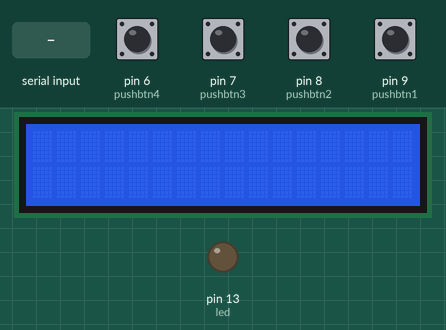
The sketch below on a simulated Arduino Uno, built with avr-gcc and run on an emulated ATmega328P. On the bench: 16×2 character LCD, output pins drawn as LEDs (lit = HIGH). Dashed ring = blinking. Inputs (shaded band) come from the test bench; at power-on: pin 6 (pushbtn4), pin 7 (pushbtn3), pin 8 (pushbtn2), pin 9 (pushbtn1) LOW. What the sketch prints to the serial monitor is not drawn.

Above: at 1.2 s.
1.3 s: "90,45,200\n" received over Serial
At 2.7 s:
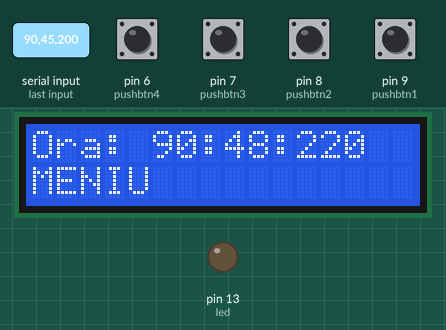
4.3 s: pin 6 (pushbtn4) pulled HIGH for 0.15 s
At 5.3 s:
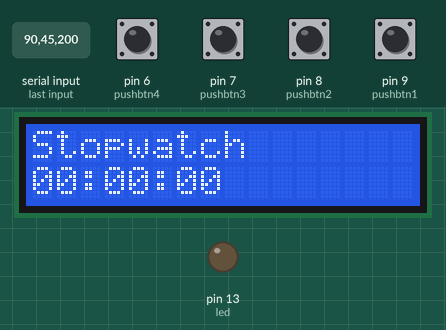
6.0 s: pin 8 (pushbtn2) pulled HIGH for 0.15 s
At 7.8 s:
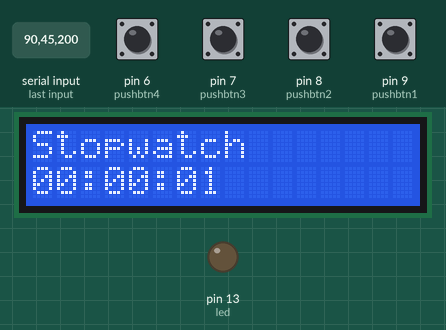
9.1 s: pin 9 (pushbtn1) pulled HIGH for 0.15 s
At 10.8 s:
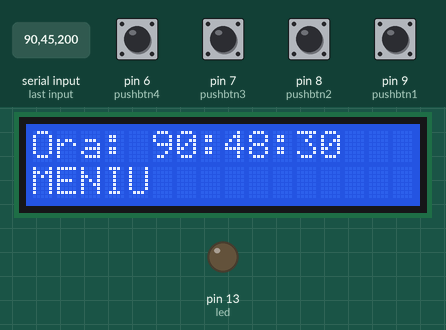
11.6 s: pin 7 (pushbtn3) pulled HIGH for 1 s
At 12.4 s:
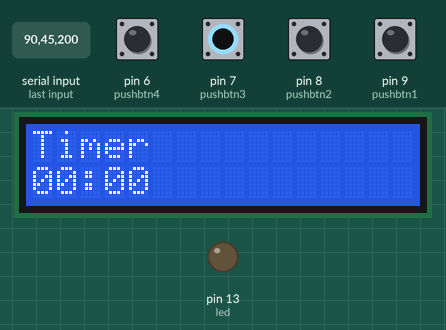
14.1 s: pin 6 (pushbtn4) pulled HIGH for 1 s
At 14.52 s:
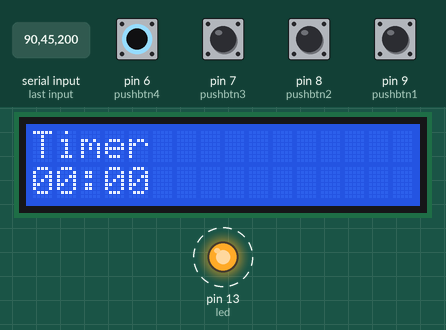
Timing chart, 0 to 17.4 s (numbered marks = the images above; inputs shaded):
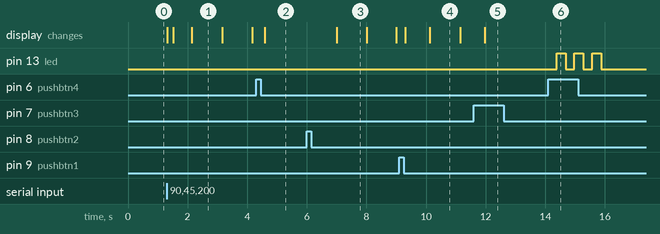

Measured:
- after the input at 1.3 s, the display: first changes at once (image 1 shows a later state)
- after the input at 4.3 s, the display: changes after 0.29 s (image 2)
- after the input at 6.0 s, the display: changes after 1.0 s (image 3)
- after the input at 9.1 s, the display: first changes after 0.21 s (image 4 shows a later state)
- after the input at 11.6 s, the display: changes after 0.36 s (image 5)
- after the input at 14.1 s, pin 13 (led): alternates HIGH for 0.30 s and LOW for 0.30 s, 6 changes in all, then stays LOW, starting after 0.28 s
- what the display in image 1 shows lasts 1.1 s, from 2.1 s to 3.2 s

The sketch:

ArduinoStopwatchProject.ino
```cpp
//Arduino Stopwatch Project

#include <LiquidCrystal.h>;

LiquidCrystal lcd(12, 11, 5, 4, 3, 2);

bool isStopwatch = false, isTimer = false;

const int pushbtn1 = 9; // pentru ceas
const int pushbtn2 = 8; // pentru navigare meniu
const int pushbtn3 = 7; // pentru timer
const int pushbtn4 = 6; // pentru cronometru
const int led = 13; //pentru LED

int hour, minute, second, mls = 0, lastTime = 0, now;
int mode = 0; //modurile de functionare
int k = 0; //pentru citire ora
int var; // variabila navigare meniu

//state-urile butoanelor
int btnstate1;
int btnstate2;
int btnstate3;
int btnstate4;


void setup() {
  lcd.begin(16, 2);

  pinMode(pushbtn1, INPUT);
  pinMode(pushbtn2, INPUT);
  pinMode(pushbtn3, INPUT);
  pinMode(pushbtn4, INPUT);
  pinMode(led, OUTPUT);

  Serial.begin(9600);
}

void loop(){
  if(mode==0){
    if(k<=0)
      readClock(); // citim ora din serial monitor
    clock(); // afisam ora + meniul
  }
  else if(mode==2){
    timer(); // intram in modul timer
  }
  else if(mode==1){
    stopwatch(); // intram in modul cronometru
  }
}


//FUNCTII APASARE BUTOANE
void checkState(){
  btnstate1=digitalRead(pushbtn1);
  btnstate2=digitalRead(pushbtn2);
  btnstate3=digitalRead(pushbtn3);
  btnstate4=digitalRead(pushbtn4);

  if(btnstate1|btnstate2|btnstate3|btnstate4) { // verificam daca s-a apasat un buton
     if(btnstate1==1){
       mode=0; //MENIU
     }
     if(btnstate2==1){
       var = var + 1; // FUNCTIONALITATI
     }
     if(btnstate3==1){
       mode=2; //TIMER
     }
     if(btnstate4==1){
       mode=1; //CRONOMETRU
     }
    }
  else {
        mode=0; //MENIU
    }
}


//FUNCTII PENTRU CEAS
void line() { //scrie o linie noua in serial monitor
  Serial.println("");
}

void readClock(){ // citim ora introdusa de la serial monitor
  Serial.println("Enter current hour:");
  while(Serial.available()==0);
    hour=Serial.parseInt();
    Serial.println(hour);
  line();

  Serial.println("Enter current minute:");
  while(Serial.available()==0);
    minute=Serial.parseInt();
    Serial.println(minute);
  line();

  Serial.println("Enter current second:");
  while(Serial.available()==0);
    second=Serial.parseInt();
    Serial.println(second);
  line();

  k=k+1;
}

void clock(){ // afisare ora
  lcd.setCursor(0,0);
  lcd.print("Ora: ");

  if(hour<10)
    lcd.print("0");
  lcd.print(hour);
  lcd.print(":");

  if(minute<10)
    lcd.print("0");
  lcd.print(minute);
  lcd.print(":");

  if(second<10)
    lcd.print("0");
  lcd.print(second);

  // afisare meniu
  if (var == 0){
      lcd.setCursor(0,1);
        lcd.print("MENIU           ");
    } else if (var == 1) {
      lcd.setCursor(0,1);
      lcd.print(var);
      lcd.print(" - Stopwatch    ");
    } else if (var == 2){
      lcd.setCursor(0,1);
      lcd.print(var);
      lcd.print(" - Timer        ");
    } else {
        lcd.setCursor(0,1);
        lcd.print("MENIU           ");
      var = 0;
    }

 checkState(); // verificam la fiecare 200ms daca s-a apasat un buton
 delay(200);
 runningClock(&hour, &minute, &second, &now, &lastTime, &mls); // apelam functia de actualizare ceas
}

void runningClock(int* _hour,int* _minute, int* _second, int* _now, int* _lastTime, int* _mls){
 int increHour = 0; // increment pt ora
 *_now = (millis()); // calculam cat timp a trecut de la pornire
 *_mls += (*_now-*_lastTime);
 *_lastTime = *_now; // actualizam last_time

 if(*_mls >= 1000){
  *_second += (*_mls/1000); //cresc secundele cu 1
  *_mls %= 1000; // se reseteaza milisecundele
  }

 if(*_second >= 60){
   *_minute += *_second/60; // cresc minutele cu 1
   *_second %= 60; // se reseteaza secundele
  }

 if(*_minute >= 60){
   increHour = *_minute/60; // cresc orele cu 1
    *_minute %= 60; // se reseteaza minutele
  }

  if(increHour % 24==0){ // se reseteaza incrementul pt ora
    increHour = 0;
  }
  else { // se actualizeaza ora
    increHour %= 24;
    if(*_hour == 24){
      *_hour = 0;
    } else if(*_hour + increHour >= 24){
      *_hour = 0;
    } else{
      *_hour=((*_hour + increHour) % 24);
    }
 }
}

//FUNCTII PENTRU TIMER
void timer() {
  int minuteTimer=0, secondTimer=0, mlsTimer=0, lastTimeTimer;
  int *main_var; // variabila pentru a schimba minutele si secundele pe timer
  lcd.clear();
  int LedFlag=0; //variabila pt LED
  int flag2=0; // variabila pt LED
  int currentChangeIn = 2; //variabila pt minute/secunde (2-minute, 3-secunde)

  while(true)
  {
    lcd.setCursor(0,0);
    lcd.print("Timer");

    lcd.setCursor(0,1);
    if(minuteTimer<10)
      lcd.print("0");
    lcd.print(minuteTimer);
    lcd.print(":");

    if(secondTimer<10)
      lcd.print("0");
    lcd.print(secondTimer);

    btnstate1=digitalRead(pushbtn1);
    btnstate2=digitalRead(pushbtn2);
    btnstate3=digitalRead(pushbtn3);
    btnstate4=digitalRead(pushbtn4);

    if(btnstate1==1){ // Inapoi in MENIU
      mode=0;
      delay(200);
      break;
    }
    if(btnstate3==1){ // Schimbam intre minute si secunde
      currentChangeIn+=1; // se trece in secunde
      if(currentChangeIn==4)
        currentChangeIn=2; // ne intoarcem la minute
      delay(200);
    }
    if(currentChangeIn==2){ // setam minutele
      main_var=&minuteTimer;

      if(digitalRead(pushbtn2)==1){
        minuteTimer+=1;
        if(minuteTimer==60)
          minuteTimer=0;
        delay(200);
      }
    }
    if(currentChangeIn==3){ // setam secundele
      main_var=&secondTimer;

      if(digitalRead(pushbtn2)==1){
        secondTimer+=1;
        if(secondTimer==60)
          secondTimer=0;
        delay(200);
      }
    }
    if(btnstate4==1){ // buton pentru start timer
      if(!isTimer)
        isTimer=true;
      else{
        isTimer=false;
      }
      LedFlag=0;
      flag2 = 1;
      lastTimeTimer=millis();
      delay(200);
    }
    if(isTimer)
      runningTimer(&minuteTimer, &secondTimer, &mlsTimer, &lastTimeTimer);
    if(minuteTimer==0&secondTimer==0){ // daca timerul a ajuns la 0:0
        LedFlag=1; // se aprinde LED-ul
    }
    if(LedFlag==1 && flag2 == 1){
      digitalWrite(13, HIGH);
        delay(300);
        digitalWrite(13, LOW);
        delay(300);
        digitalWrite(13, HIGH);
        delay(300);
        digitalWrite(13, LOW);
        delay(300);
        digitalWrite(13, HIGH);
        delay(300);
        digitalWrite(13, LOW);
        delay(300);
        flag2 = 0;
    }

    delay(200);
    runningClock(&hour, &minute, &second, &now, &lastTime, &mls); // calculam in continuare ora, ca sa ni se actualizeze in background
  }
}

void runningTimer(int* _minute, int* _second, int* _mls, int* _lastTime){
 int _now = millis();
 *_mls += (_now - *_lastTime);
 *_lastTime = _now;

 if(*_mls >= 1000){ // la fiecare 1000 ms scadem o secunda din timer
  *_second -= (*_mls/1000);
  *_mls %= 1000;
  }

 if(*_second <= 0){
   if(*_minute == 0 & *_second < 0){
    isTimer=false; // oprim timerul la 00:00

    delay(3000);
    *_second=0;
  }
   else if(*_minute>0){ // actualizam minutele de pe timer cand secundele ajung la 0
    *_minute-=1;
    *_second=59;
   }
 }
}


//FUNCTII PENTRU CRONOMETRU
void stopwatch(){
  int hourStopwatch=0, minuteStopwatch=0, secondStopwatch=0, mlsStopwatch=0, lastTimeStopwatch=0;
  int cnt=0;
  lcd.clear();

  while(true)
  {
    lcd.setCursor(0,0);
    lcd.print("Stopwatch");

    lcd.setCursor(0,1);
    if(hourStopwatch<10)
      lcd.print("0");
    lcd.print(hourStopwatch);
    lcd.print(":");

    if(minuteStopwatch<10)
      lcd.print("0");
    lcd.print(minuteStopwatch);
    lcd.print(":");

    if(secondStopwatch<10)
      lcd.print("0");
    lcd.print(secondStopwatch);

    btnstate1=digitalRead(pushbtn1);
    btnstate2=digitalRead(pushbtn2);
    btnstate3=digitalRead(pushbtn3);
    btnstate4=digitalRead(pushbtn4);

    if(btnstate1==1){ //Inapoi in MENIU
      mode=0;
      delay(200);
      break;
    }

    if(btnstate2==1){ // butonul de Start cronometru
      isStopwatch=true;
      lastTimeStopwatch=millis();
      delay(200);
    }

    if(btnstate3==1){ // butonul de Stop cronometru
      //cand apasam Stop, afisam pe Serial monitor timpul de pe stopwatch
      cnt++;
      isStopwatch=false;
      Serial.print(cnt);
      Serial.print(" - ");
      Serial.print(hourStopwatch);
      Serial.print(":");
      Serial.print(minuteStopwatch);
      Serial.print(":");
      Serial.print(secondStopwatch);
      line();
      delay(200);
    }

    if(btnstate4==1){ // butonul de Reset cronometru
      isStopwatch=false;
      hourStopwatch=0;
      minuteStopwatch=0;
      secondStopwatch=0;
      cnt = 0;
      delay(200);
    }

    if(isStopwatch)
      runningStopwatch(&hourStopwatch, &minuteStopwatch, &secondStopwatch, &lastTimeStopwatch, &mlsStopwatch);

    runningClock(&hour, &minute, &second, &now, &lastTime, &mls); // calculam ora curenta in contnuare
  }
}

void runningStopwatch(int* _hour,int* _minute, int* _second, int* _lastTime, int* _mls){
 int increHour=0, _now;

 _now=(millis());
 *_mls+=(_now-*_lastTime);
 *_lastTime=_now;

 if(*_mls >= 1000){
  *_second+=(*_mls/1000);
  *_mls%=1000;
  }

 if(*_second >= 60){
   *_minute+=*_second/60;
   *_second%=60;
  }

 if(*_minute >= 60){
   *_hour=*_minute/60;
    *_minute%=60;
  }

  if(*_hour>=24){ // cronometreaza maxim 24 ore
    isStopwatch=false;
  }
}
```
